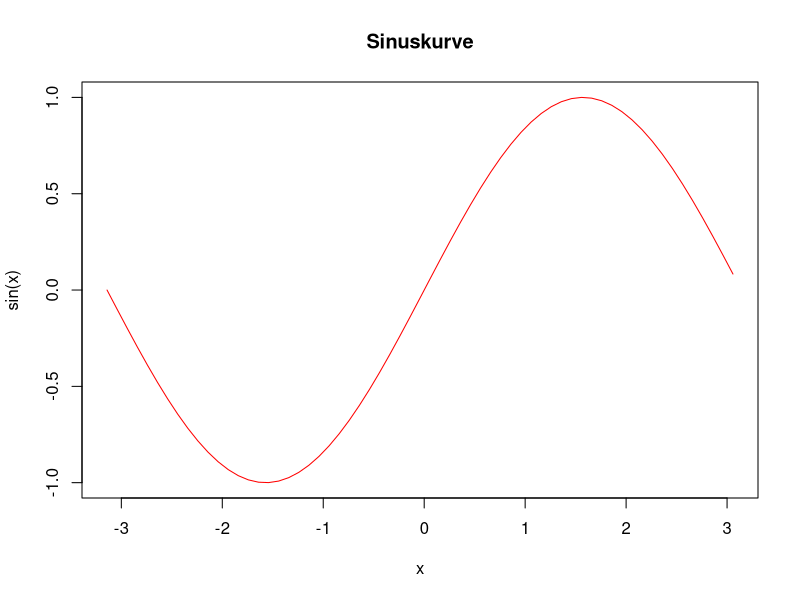

Generate this figure with R:
## ---- chunk 1
1+1
## ---- chunk 2
1+2*3^4
## ---- chunk 3
x <- 1; y <- 2
x+y
## ---- chunk 4
x <- seq(-pi,pi,by=0.1)
plot(x, sin(x),  type="l", col="red",
     main="Sinuskurve")
